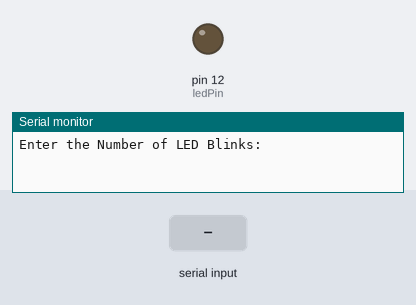
A sketch run on a simulated Arduino Uno, built with avr-gcc and run on an emulated ATmega328P. Shown: output pins drawn as LEDs (lit = HIGH), the last lines printed to the serial monitor. Dashed ring = blinking. The test bench sets the inputs (shaded band).

Above: at 1.2 s.
1.3 s: "90,45\n" received over Serial
At 1.7 s:
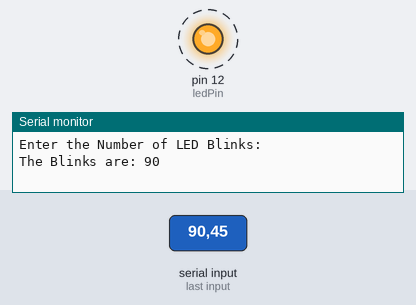
Timing chart, 0 to 10.3 s (numbered marks = the images above; inputs shaded):
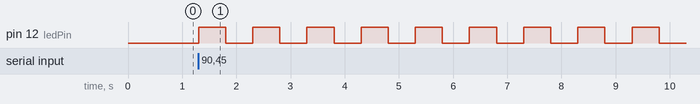

The sketch:

LEDBlinkUsingUserInput.ino
```cpp
int numBlinks;
int ledPin = 12;
int waitTime = 500;
String onScreenValue = "Enter the Number of LED Blinks: ";
String printMsg = "The Blinks are: ";

void setup() {
  // put your setup code here, to run once:
Serial.begin(9600);
pinMode(ledPin,OUTPUT);
}

void loop() {
  // put your main code here, to run repeatedly:
  Serial.println(onScreenValue);
  while(Serial.available() == 0){
    }
  numBlinks = Serial.parseInt();
  Serial.print(printMsg);
  Serial.println(numBlinks);
  for(int i=1; i<=numBlinks; i++){
    digitalWrite(ledPin, HIGH);
    delay(waitTime);
    digitalWrite(ledPin, LOW);
    delay(waitTime);
  }
}
```

Measured:
- after the input at 1.3 s, pin 12 (ledPin): alternates HIGH for 0.50 s and LOW for 0.50 s, starting at once
